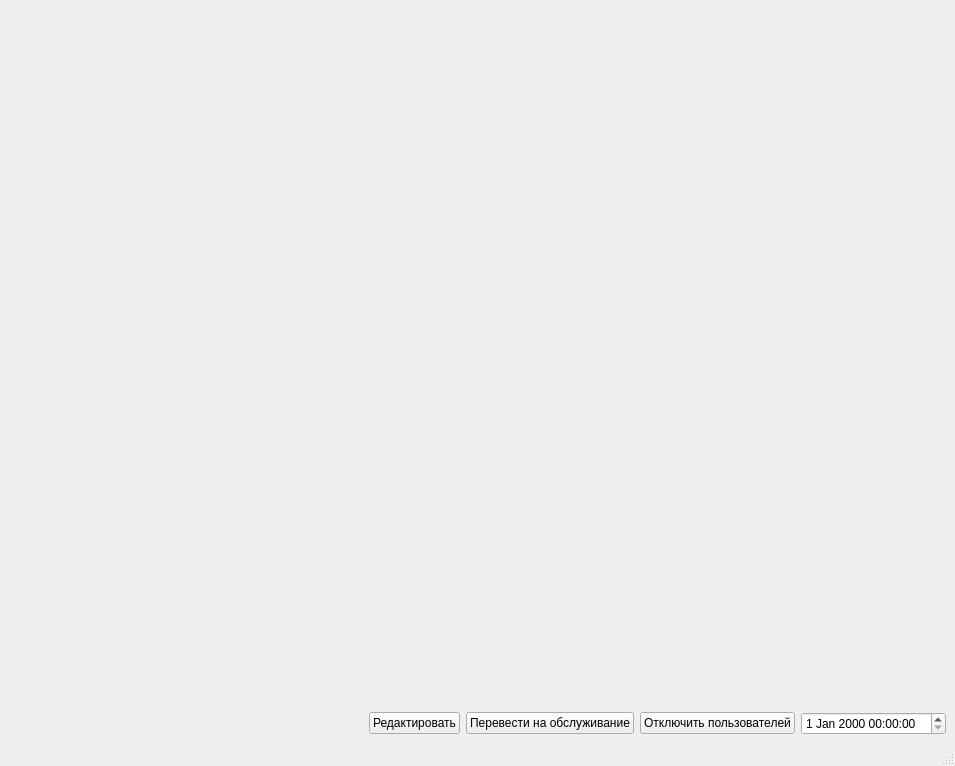
<?xml version="1.0" encoding="UTF-8"?>
<ui version="4.0">
 <class>MainWindow</class>
 <widget class="QMainWindow" name="MainWindow">
  <property name="geometry">
   <rect>
    <x>0</x>
    <y>0</y>
    <width>955</width>
    <height>766</height>
   </rect>
  </property>
  <property name="windowTitle">
   <string>MainWindow</string>
  </property>
  <widget class="QWidget" name="centralwidget">
   <layout class="QVBoxLayout" name="verticalLayout">
    <item>
     <widget class="QStackedWidget" name="stackedWidget_2">
      <property name="currentIndex">
       <number>0</number>
      </property>
      <widget class="Table" name="page_3"/>
      <widget class="RedactingCarState" name="page_4"/>
     </widget>
    </item>
    <item>
     <layout class="QHBoxLayout" name="horizontalLayout">
      <item>
       <spacer name="horizontalSpacer">
        <property name="orientation">
         <enum>Qt::Horizontal</enum>
        </property>
        <property name="sizeHint" stdset="0">
         <size>
          <width>40</width>
          <height>20</height>
         </size>
        </property>
       </spacer>
      </item>
      <item>
       <widget class="QPushButton" name="pushButton_3">
        <property name="text">
         <string>Редактировать</string>
        </property>
       </widget>
      </item>
      <item>
       <widget class="QPushButton" name="pushButton_2">
        <property name="text">
         <string>Перевести на обслуживание</string>
        </property>
       </widget>
      </item>
      <item>
       <widget class="QPushButton" name="pushButton">
        <property name="text">
         <string>Отключить пользователей</string>
        </property>
       </widget>
      </item>
      <item>
       <widget class="QDateTimeEdit" name="dateTimeEdit">
        <property name="calendarPopup">
         <bool>false</bool>
        </property>
       </widget>
      </item>
     </layout>
    </item>
   </layout>
  </widget>
  <widget class="QMenuBar" name="menubar">
   <property name="geometry">
    <rect>
     <x>0</x>
     <y>0</y>
     <width>955</width>
     <height>22</height>
    </rect>
   </property>
  </widget>
  <widget class="QStatusBar" name="statusbar"/>
 </widget>
 <customwidgets>
  <customwidget>
   <class>Table</class>
   <extends>QWidget</extends>
   <header>ui/table.h</header>
   <container>1</container>
  </customwidget>
  <customwidget>
   <class>RedactingCarState</class>
   <extends>QWidget</extends>
   <header>ui/redactingcarstate.h</header>
   <container>1</container>
  </customwidget>
 </customwidgets>
 <resources/>
 <connections/>
</ui>
